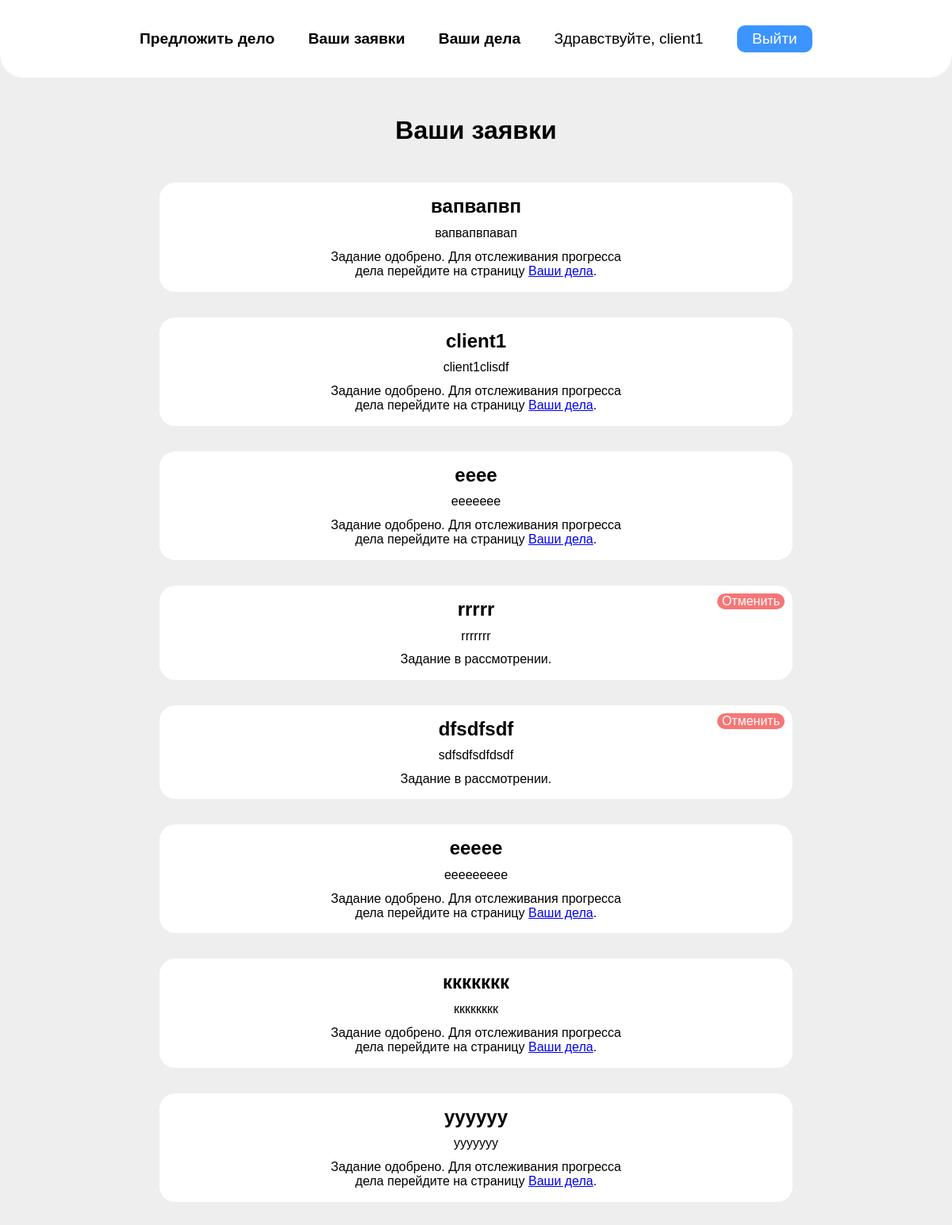
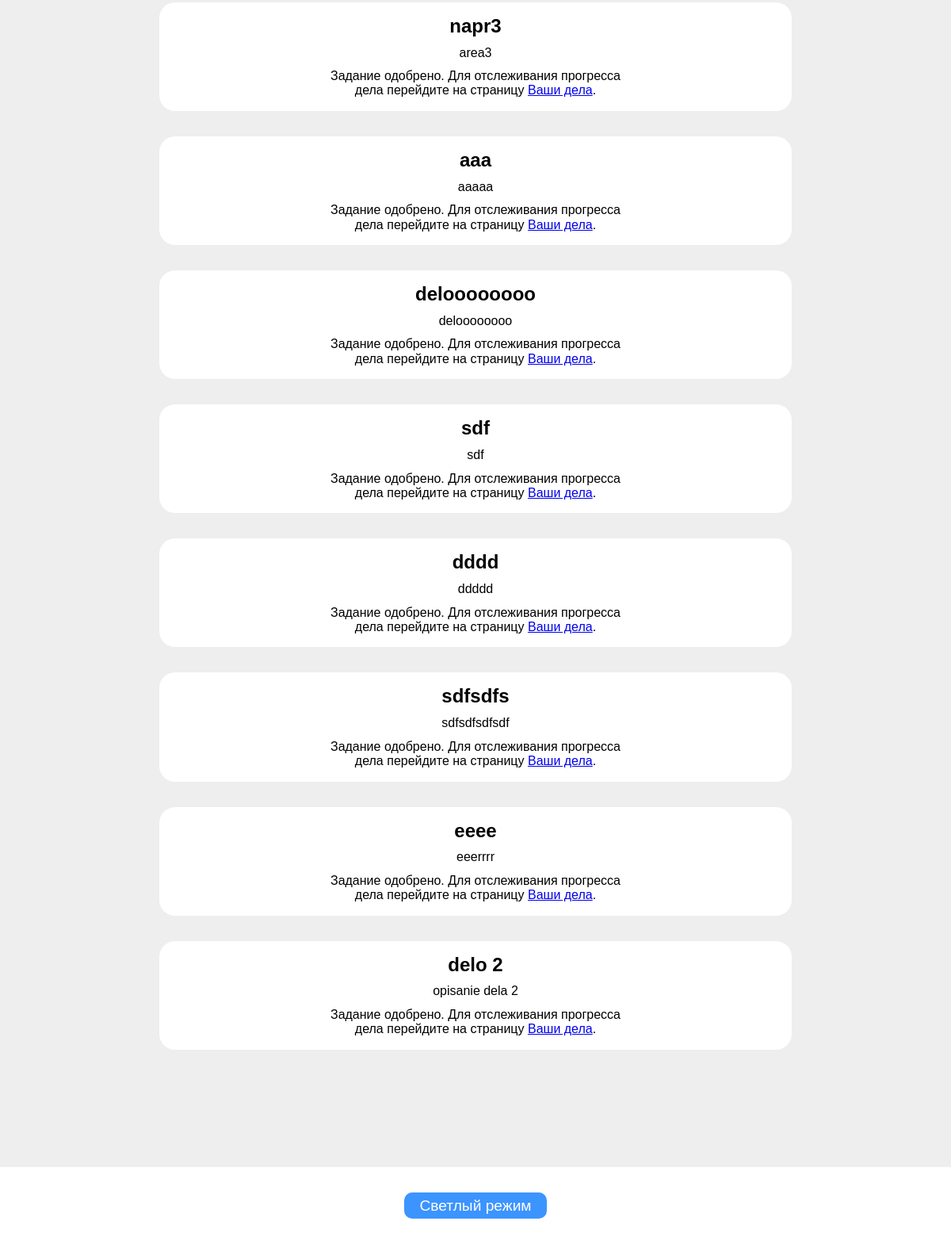
/Client/RequestsPage/ClientRequestsPage.php (signed in), run on the app's committed database (2 pictures, top to bottom).
### tables this page shows
CREATE TABLE `request` (
  `id` int(11) NOT NULL,
  `name` varchar(100) NOT NULL,
  `description` text NOT NULL,
  `area_id` int(11) NOT NULL,
  `approved` tinyint(1) DEFAULT 0,
  `client_id` int(11) NOT NULL,
  `photoURL` varchar(255) DEFAULT NULL
);

### Client/RequestsPage/FetchShowRequests.php (the view, shortened to what this page needs)
<?php
include '../../db_connect.php';
$client_id = $_SESSION['client_id'] ?? null;
$sql = "
    SELECT
        r.id AS request_id,
        r.name AS request_name,
        r.description AS request_description,
        r.approved AS request_approved
    FROM request r
    WHERE r.client_id = ?
    ORDER BY r.id DESC";
$stmt = $conn->prepare($sql);
$stmt->bind_param("i", $client_id);
$stmt->execute();
$result = $stmt->get_result();
if ($result->num_rows > 0) {
    while ($row = $result->fetch_assoc()) {
        $TaskId = $row['request_id'];
        $TaskTitle = $row['request_name'];
        $TaskDesc = $row['request_description'];
        $TaskStatus = $row['request_approved'] ? 'Одобрено' : 'Не одобрено';
        ?>
        <div class="task" data-id="<?php echo $TaskId; ?>">
            <h2 class="task-title"><?php echo $TaskTitle; ?></h2>
            <p class="task-desc"><?php echo $TaskDesc; ?></p>
            <?php if ($TaskStatus !== 'Одобрено'): ?>
                <button class="cancel-btn delete-btn delete-request-btn">Отменить</button>
            <?php endif; ?>
            <div class="task-bottom task-bottom--request">
                <?php if ($TaskStatus === 'Одобрено'): ?>
                    <p class="task-message">Задание одобрено. Для отслеживания прогресса дела перейдите на страницу <a href="../TasksPage/ClientTasksPage.php">Ваши дела</a>.</p>
                <?php else : ?>
                     <p class="task-message">Задание в рассмотрении.</p>
                <?php endif; ?>
            </div>
        </div>
        <?php
    }
} else {
    echo "<p>Заявок нет.</p>";
}
?>

### assets/css/styles.css (style rules this page uses)
:root { --font-family: 'Poppins', sans-serif; --accent: #3c94ff; --accent-hover: #3053f0; --white: #fff; --light-gray: #eee; --main-color-dark: #252525; --text-color-dark: #848b97; }
*, *::before, *::after { box-sizing: border-box; }
h1, h2, h3, p { margin: 0; }
body { font-family: var(--font-family), sans-serif; background-color: var(--light-gray); }
.task { position: relative; padding: 1em; display: flex; flex-direction: column; align-items: center; gap: 0.7em; background-color: var(--white); width: 70%; border-radius: 20px; }
.task-bottom { width: 50%; display: flex; justify-content: space-between; }
.task-bottom--request { width: 50%; display: flex; flex-direction: column; gap: 15px; align-items: center; }
.task-message { text-align: center; }
.cancel-btn { display: flex; align-items: center; justify-content: center; background-color: #f67676; transition: background-color 0.2s ease-in-out; }
.delete-btn { position: absolute; right: -30px; top: 50%; transform: translateY(-50%); }
.delete-request-btn { border: none; border-radius: 15px; top: 10px; right: 10px; color: var(--white); transform: none; }

### data on the page
request: name "вапвапвп", description "вапвапвпавап", shows "Задание одобрено. Для отслеживания прогресса дела перейдите на страницу", approved "Ваши дела"
request: name "client1", description "client1clisdf", shows "Задание одобрено. Для отслеживания прогресса дела перейдите на страницу", approved "Ваши дела"
request: name "eeee", description "eeeeeee", shows "Задание одобрено. Для отслеживания прогресса дела перейдите на страницу", approved "Ваши дела"
request: name "rrrrr", description "rrrrrrr", approved "Отменить"
request: name "dfsdfsdf", description "sdfsdfsdfdsdf", approved "Отменить"
request: name "еееее", description "еееееееее", shows "Задание одобрено. Для отслеживания прогресса дела перейдите на страницу", approved "Ваши дела"
request: name "ккккккк", description "кккккккк", shows "Задание одобрено. Для отслеживания прогресса дела перейдите на страницу", approved "Ваши дела"
request: name "уууууу", description "ууууууу", shows "Задание одобрено. Для отслеживания прогресса дела перейдите на страницу", approved "Ваши дела"
request: name "napr3", description "area3", shows "Задание одобрено. Для отслеживания прогресса дела перейдите на страницу", approved "Ваши дела"
request: name "ааа", description "ааааа", shows "Задание одобрено. Для отслеживания прогресса дела перейдите на страницу", approved "Ваши дела"
request: name "deloooooooo", description "deloooooooo", shows "Задание одобрено. Для отслеживания прогресса дела перейдите на страницу", approved "Ваши дела"
request: name "sdf", description "sdf", shows "Задание одобрено. Для отслеживания прогресса дела перейдите на страницу", approved "Ваши дела"
request: name "dddd", description "ddddd", shows "Задание одобрено. Для отслеживания прогресса дела перейдите на страницу", approved "Ваши дела"
request: name "sdfsdfs", description "sdfsdfsdfsdf", shows "Задание одобрено. Для отслеживания прогресса дела перейдите на страницу", approved "Ваши дела"
request: name "eeee", description "eeerrrr", shows "Задание одобрено. Для отслеживания прогресса дела перейдите на страницу", approved "Ваши дела"
request: name "delo 2", description "opisanie dela 2", shows "Задание одобрено. Для отслеживания прогресса дела перейдите на страницу", approved "Ваши дела"

### other printed values
$_SESSION['login'] "client1"
$pageTitle "Ваши заявки"
